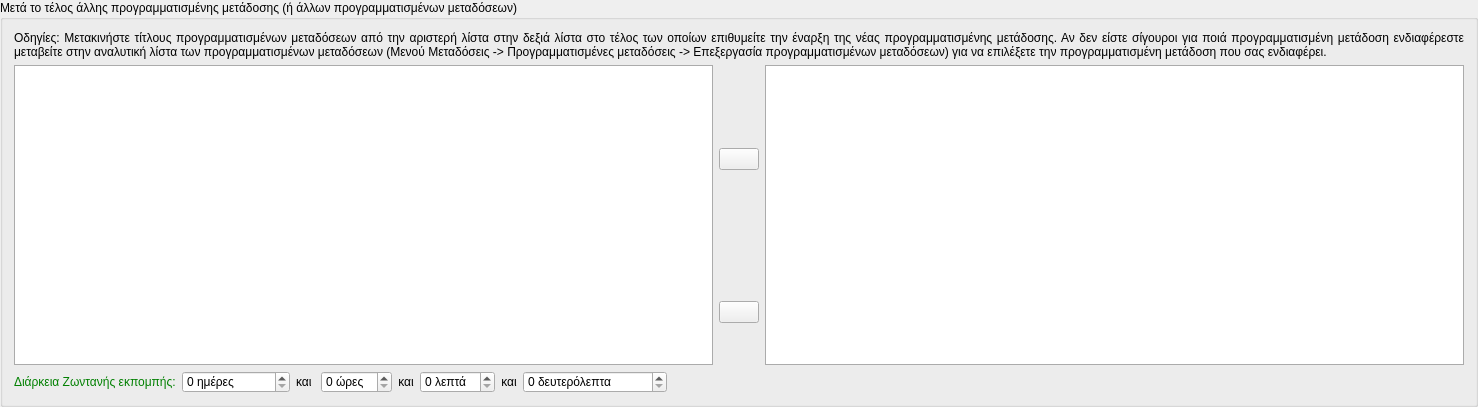
            <widget class="QGroupBox" name="insert_after_scheduled_transmition_groupBox">
             <property name="sizePolicy">
              <sizepolicy hsizetype="Preferred" vsizetype="Expanding">
               <horstretch>0</horstretch>
               <verstretch>0</verstretch>
              </sizepolicy>
             </property>
             <property name="minimumSize">
              <size>
               <width>0</width>
               <height>0</height>
              </size>
             </property>
             <property name="title">
              <string>Μετά το τέλος άλλης προγραμματισμένης μετάδοσης (ή άλλων προγραμματισμένων μεταδόσεων)</string>
             </property>
             <layout class="QVBoxLayout" name="verticalLayout_3">
              <item>
               <widget class="QLabel" name="label_79">
                <property name="text">
                 <string>Οδηγίες: Μετακινήστε τίτλους προγραμματισμένων μεταδόσεων από την αριστερή λίστα στην δεξιά λίστα στο τέλος των οποίων επιθυμείτε την έναρξη της νέας προγραμματισμένης μετάδοσης. Αν δεν είστε σίγουροι για ποιά προγραμματισμένη μετάδοση ενδιαφέρεστε μεταβείτε στην αναλυτική λίστα των προγραμματισμένων μεταδόσεων (Μενού Μεταδόσεις -&gt; Προγραμματισμένες μεταδόσεις -&gt; Επεξεργασία προγραμματισμένων μεταδόσεων) για να επιλέξετε την προγραμματισμένη μετάδοση που σας ενδιαφέρει.</string>
                </property>
                <property name="alignment">
                 <set>Qt::AlignJustify|Qt::AlignVCenter</set>
                </property>
                <property name="wordWrap">
                 <bool>true</bool>
                </property>
               </widget>
              </item>
              <item>
               <widget class="QFrame" name="frame_16">
                <property name="minimumSize">
                 <size>
                  <width>0</width>
                  <height>300</height>
                 </size>
                </property>
                <property name="styleSheet">
                 <string notr="true">QFrame{border:0px;}</string>
                </property>
                <property name="frameShape">
                 <enum>QFrame::StyledPanel</enum>
                </property>
                <property name="frameShadow">
                 <enum>QFrame::Raised</enum>
                </property>
                <layout class="QGridLayout" name="gridLayout_27">
                 <property name="leftMargin">
                  <number>0</number>
                 </property>
                 <property name="topMargin">
                  <number>0</number>
                 </property>
                 <property name="rightMargin">
                  <number>0</number>
                 </property>
                 <property name="bottomMargin">
                  <number>0</number>
                 </property>
                 <item row="0" column="0" rowspan="2">
                  <widget class="QListWidget" name="insert_after_scheduled_transmition_listWidget_pop">
                   <property name="sizePolicy">
                    <sizepolicy hsizetype="Expanding" vsizetype="Fixed">
                     <horstretch>0</horstretch>
                     <verstretch>0</verstretch>
                    </sizepolicy>
                   </property>
                   <property name="minimumSize">
                    <size>
                     <width>0</width>
                     <height>300</height>
                    </size>
                   </property>
                   <property name="styleSheet">
                    <string notr="true">QListWidget{border:1px solid #ABABAB;}</string>
                   </property>
                  </widget>
                 </item>
                 <item row="0" column="1">
                  <widget class="QPushButton" name="move_schedule_transmition_right">
                   <property name="text">
                    <string/>
                   </property>
                   <property name="icon">
                    <iconset resource="../../../icons.qrc">
                     <normaloff>:/rest-windows/assets/images/rest-windows/right-arrow.png</normaloff>:/rest-windows/assets/images/rest-windows/right-arrow.png</iconset>
                   </property>
                  </widget>
                 </item>
                 <item row="0" column="2" rowspan="2">
                  <widget class="QListWidget" name="insert_after_scheduled_transmition_listWidget_push">
                   <property name="sizePolicy">
                    <sizepolicy hsizetype="Expanding" vsizetype="Fixed">
                     <horstretch>0</horstretch>
                     <verstretch>0</verstretch>
                    </sizepolicy>
                   </property>
                   <property name="minimumSize">
                    <size>
                     <width>0</width>
                     <height>300</height>
                    </size>
                   </property>
                   <property name="styleSheet">
                    <string notr="true">QListWidget{border:1px solid #ABABAB;}</string>
                   </property>
                  </widget>
                 </item>
                 <item row="1" column="1">
                  <widget class="QPushButton" name="move_schedule_transmition_left">
                   <property name="text">
                    <string/>
                   </property>
                   <property name="icon">
                    <iconset resource="../../../icons.qrc">
                     <normaloff>:/rest-windows/assets/images/rest-windows/left-arrow.png</normaloff>:/rest-windows/assets/images/rest-windows/left-arrow.png</iconset>
                   </property>
                  </widget>
                 </item>
                </layout>
               </widget>
              </item>
              <item>
               <widget class="QFrame" name="frame_17">
                <property name="styleSheet">
                 <string notr="true">QFrame{border:0px;}</string>
                </property>
                <property name="frameShape">
                 <enum>QFrame::StyledPanel</enum>
                </property>
                <property name="frameShadow">
                 <enum>QFrame::Raised</enum>
                </property>
                <layout class="QHBoxLayout" name="horizontalLayout_7">
                 <property name="leftMargin">
                  <number>0</number>
                 </property>
                 <property name="topMargin">
                  <number>0</number>
                 </property>
                 <property name="rightMargin">
                  <number>0</number>
                 </property>
                 <property name="bottomMargin">
                  <number>0</number>
                 </property>
                 <item>
                  <widget class="QLabel" name="label_80">
                   <property name="sizePolicy">
                    <sizepolicy hsizetype="Preferred" vsizetype="Maximum">
                     <horstretch>0</horstretch>
                     <verstretch>0</verstretch>
                    </sizepolicy>
                   </property>
                   <property name="styleSheet">
                    <string notr="true">QLabel{color:green;}</string>
                   </property>
                   <property name="text">
                    <string>Διάρκεια Ζωντανής εκπομπής:</string>
                   </property>
                  </widget>
                 </item>
                 <item>
                  <widget class="QSpinBox" name="insert_after_scheduled_transmition_live_duration_days">
                   <property name="sizePolicy">
                    <sizepolicy hsizetype="Minimum" vsizetype="Maximum">
                     <horstretch>0</horstretch>
                     <verstretch>0</verstretch>
                    </sizepolicy>
                   </property>
                   <property name="suffix">
                    <string> ημέρες</string>
                   </property>
                   <property name="prefix">
                    <string/>
                   </property>
                   <property name="maximum">
                    <number>1000000</number>
                   </property>
                  </widget>
                 </item>
                 <item>
                  <widget class="QLabel" name="label_81">
                   <property name="sizePolicy">
                    <sizepolicy hsizetype="Preferred" vsizetype="Maximum">
                     <horstretch>0</horstretch>
                     <verstretch>0</verstretch>
                    </sizepolicy>
                   </property>
                   <property name="text">
                    <string>και </string>
                   </property>
                   <property name="alignment">
                    <set>Qt::AlignCenter</set>
                   </property>
                  </widget>
                 </item>
                 <item>
                  <widget class="QSpinBox" name="insert_after_scheduled_transmition_live_duration_hours">
                   <property name="sizePolicy">
                    <sizepolicy hsizetype="Minimum" vsizetype="Maximum">
                     <horstretch>0</horstretch>
                     <verstretch>0</verstretch>
                    </sizepolicy>
                   </property>
                   <property name="suffix">
                    <string> ώρες</string>
                   </property>
                   <property name="prefix">
                    <string/>
                   </property>
                   <property name="maximum">
                    <number>24</number>
                   </property>
                  </widget>
                 </item>
                 <item>
                  <widget class="QLabel" name="label_82">
                   <property name="sizePolicy">
                    <sizepolicy hsizetype="Preferred" vsizetype="Maximum">
                     <horstretch>0</horstretch>
                     <verstretch>0</verstretch>
                    </sizepolicy>
                   </property>
                   <property name="text">
                    <string>και</string>
                   </property>
                   <property name="alignment">
                    <set>Qt::AlignCenter</set>
                   </property>
                  </widget>
                 </item>
                 <item>
                  <widget class="QSpinBox" name="insert_after_scheduled_transmition_live_duration_minutes">
                   <property name="sizePolicy">
                    <sizepolicy hsizetype="Minimum" vsizetype="Maximum">
                     <horstretch>0</horstretch>
                     <verstretch>0</verstretch>
                    </sizepolicy>
                   </property>
                   <property name="suffix">
                    <string> λεπτά</string>
                   </property>
                   <property name="prefix">
                    <string/>
                   </property>
                   <property name="maximum">
                    <number>60</number>
                   </property>
                  </widget>
                 </item>
                 <item>
                  <widget class="QLabel" name="label_83">
                   <property name="sizePolicy">
                    <sizepolicy hsizetype="Preferred" vsizetype="Maximum">
                     <horstretch>0</horstretch>
                     <verstretch>0</verstretch>
                    </sizepolicy>
                   </property>
                   <property name="text">
                    <string>και</string>
                   </property>
                   <property name="alignment">
                    <set>Qt::AlignCenter</set>
                   </property>
                  </widget>
                 </item>
                 <item>
                  <widget class="QSpinBox" name="insert_after_scheduled_transmition_live_duration_seconds">
                   <property name="sizePolicy">
                    <sizepolicy hsizetype="Minimum" vsizetype="Maximum">
                     <horstretch>0</horstretch>
                     <verstretch>0</verstretch>
                    </sizepolicy>
                   </property>
                   <property name="suffix">
                    <string> δευτερόλεπτα</string>
                   </property>
                   <property name="prefix">
                    <string/>
                   </property>
                   <property name="maximum">
                    <number>1000000</number>
                   </property>
                  </widget>
                 </item>
                 <item>
                  <spacer name="horizontalSpacer_37">
                   <property name="sizePolicy">
                    <sizepolicy hsizetype="Expanding" vsizetype="Minimum">
                     <horstretch>0</horstretch>
                     <verstretch>0</verstretch>
                    </sizepolicy>
                   </property>
                   <property name="orientation">
                    <enum>Qt::Horizontal</enum>
                   </property>
                   <property name="sizeType">
                    <enum>QSizePolicy::Expanding</enum>
                   </property>
                   <property name="sizeHint" stdset="0">
                    <size>
                     <width>797</width>
                     <height>20</height>
                    </size>
                   </property>
                  </spacer>
                 </item>
                </layout>
               </widget>
              </item>
             </layout>
            </widget>
